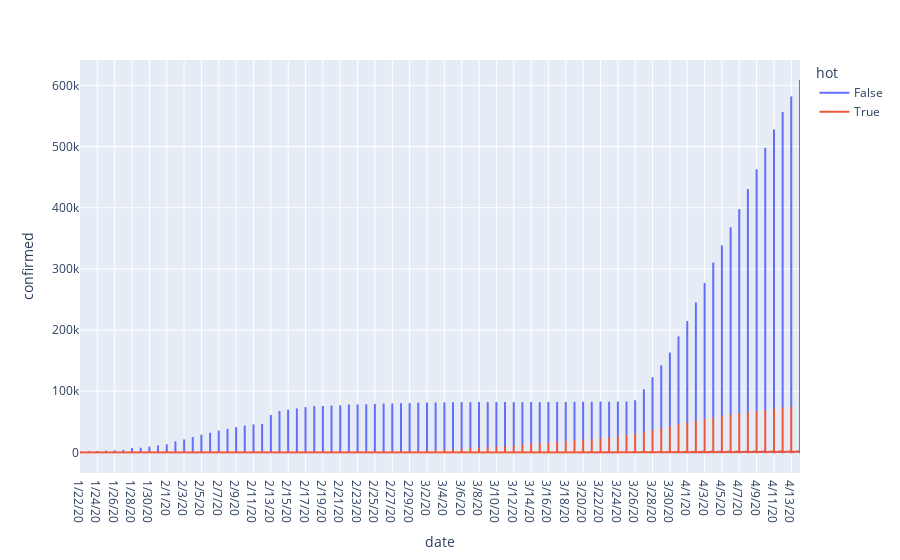

Notebook code for this chart:
### Code cell
fig = px.line(hot_cold_df_t, x="date", y="confirmed", color='hot')
fig.show()

### Figure 1 — Plotly figure (JSON) as saved in the notebook; plotly's stock layout.template omitted (floating-point values rounded to 4 significant figures; data arrays with more than 128 entries replaced by an {"elided": "..."} marker saying what was removed)
{"data": [{"hoverlabel": {"namelength": 0}, "hovertemplate": "hot=False<br>date=%{x}<br>confirmed=%{y}", "legendgroup": "False", "line": {"color": "#636efa", "dash": "solid"}, "mode": "lines", "name": "False", "showlegend": true, "type": "scattergl", "x": {"elided": "5040 str values"}, "xaxis": "x", "y": {"elided": "5040 int values"}, "yaxis": "y"}, {"hoverlabel": {"namelength": 0}, "hovertemplate": "hot=True<br>date=%{x}<br>confirmed=%{y}", "legendgroup": "True", "line": {"color": "#EF553B", "dash": "solid"}, "mode": "lines", "name": "True", "showlegend": true, "type": "scattergl", "x": {"elided": "9408 str values"}, "xaxis": "x", "y": {"elided": "9408 int values"}, "yaxis": "y"}], "layout": {"legend": {"title": {"text": "hot"}, "tracegroupgap": 0}, "margin": {"t": 60}, "xaxis": {"anchor": "y", "domain": [0, 1], "title": {"text": "date"}}, "yaxis": {"anchor": "x", "domain": [0, 1], "title": {"text": "confirmed"}}}}
